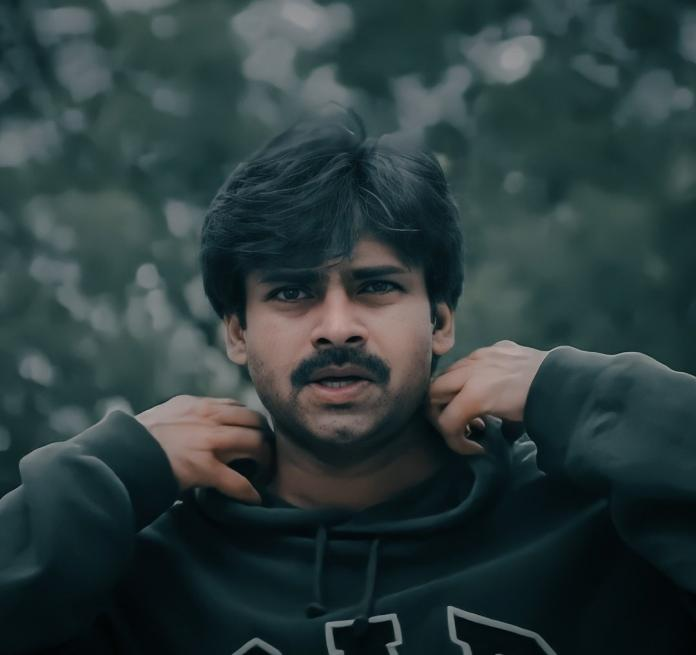
#> input picture opencv/kushi.jpg, 696 x 655 px, found by its file name
$ python ex8.py
#> lines starting #> are read from the running program, lines starting #| are printed output that depends on the picture
import cv2
import numpy as np
img = cv2.imread("Kushi.jpg")
#> img is the input picture: shape (655, 696, 3); mean B, G, R 61.4, 60.3, 44.6
cv2.imshow("Kushi.jpg",img)
height=img.shape[0]
#> height = 655
width=img.shape[1]
#> width = 696
print("Img Dimensions :",height,width)
#| Img Dimensions : 655 696
M = np.float32([[1,0,100],[0,1,50]])
img2 = cv2.warpAffine(img,M,(width,height))
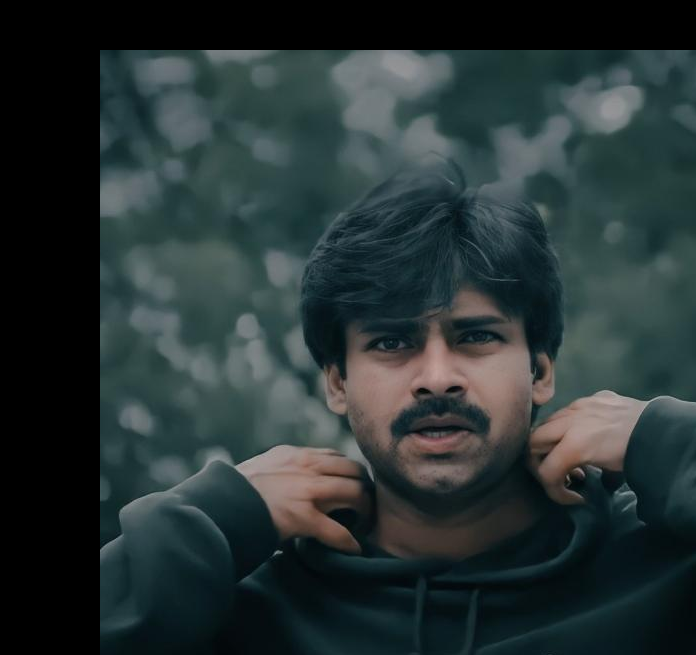
#> img2: shape (655, 696, 3); mean B, G, R 52, 51.3, 39.4
cv2.imshow('Image Translation', img2)
sacle = 200
w = int(img.shape[1] * sacle / 100)
#> w = 1392
h = int(img.shape[0] * sacle / 100)
#> h = 1310
dim=(w,h)
#> dim = (1392, 1310)
scaled_img=cv2.resize(img,dim)
cv2.imshow("Scaled Image",scaled_img)
cv2.waitKey(0)

$ run again, with opencv/download.jpg copied over opencv/kushi.jpg
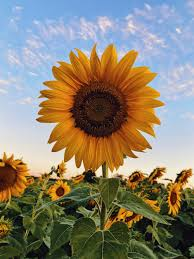
#> input picture opencv/download.jpg, 194 x 259 px, found by its file name
#> img is the input picture: shape (259, 194, 3); mean B, G, R 114.3, 130.6, 138.2
#| Img Dimensions : 259 194
#> `img2 = cv2.warpAffine(img,M,(width,height))`:
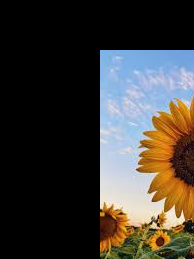
#> img2: shape (259, 194, 3); mean B, G, R 53.8, 58.6, 62.2
#> `scaled_img=cv2.resize(img,dim)`:
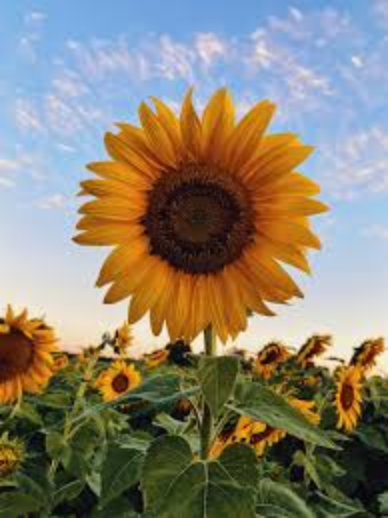
#> scaled_img: shape (518, 388, 3); mean B, G, R 114.2, 130.6, 138.2

$ run again, with opencv/flower.jpg copied over opencv/kushi.jpg
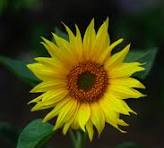
#> input picture opencv/flower.jpg, 164 x 148 px, found by its file name
#> img is the input picture: shape (148, 164, 3); mean B, G, R 16, 67.1, 69.7
#| Img Dimensions : 148 164
#> `img2 = cv2.warpAffine(img,M,(width,height))`:
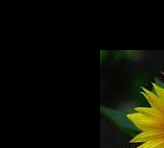
#> img2: shape (148, 164, 3); mean B, G, R 3.9, 14.6, 13.7
#> `scaled_img=cv2.resize(img,dim)`:
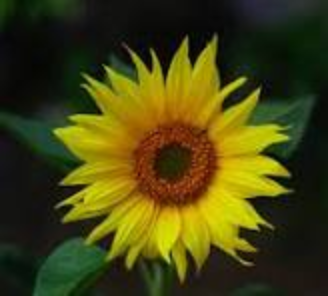
#> scaled_img: shape (296, 328, 3); mean B, G, R 16, 67, 69.6

$ run again, with opencv/pspk.jpg copied over opencv/kushi.jpg
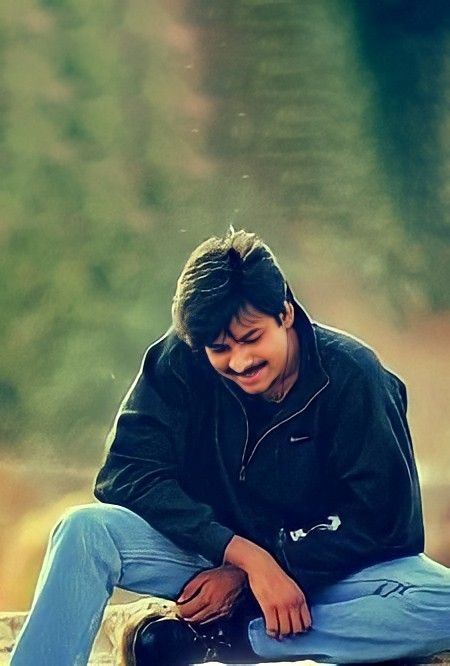
#> input picture opencv/pspk.jpg, 450 x 666 px, found by its file name
#> img is the input picture: shape (666, 450, 3); mean B, G, R 92.2, 104.9, 90
#| Img Dimensions : 666 450
#> `img2 = cv2.warpAffine(img,M,(width,height))`:
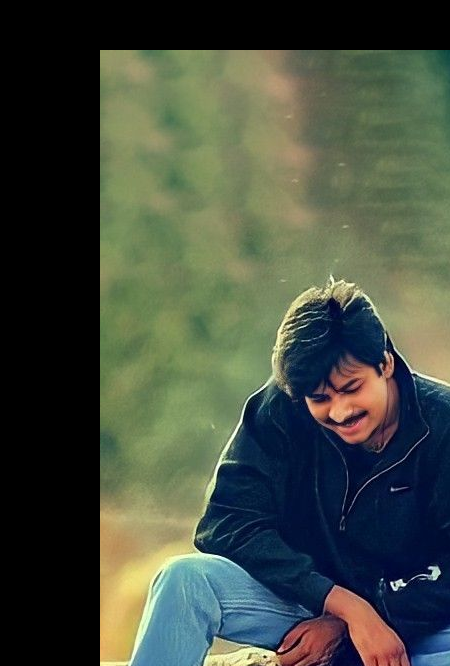
#> img2: shape (666, 450, 3); mean B, G, R 64.3, 76.8, 68.4
